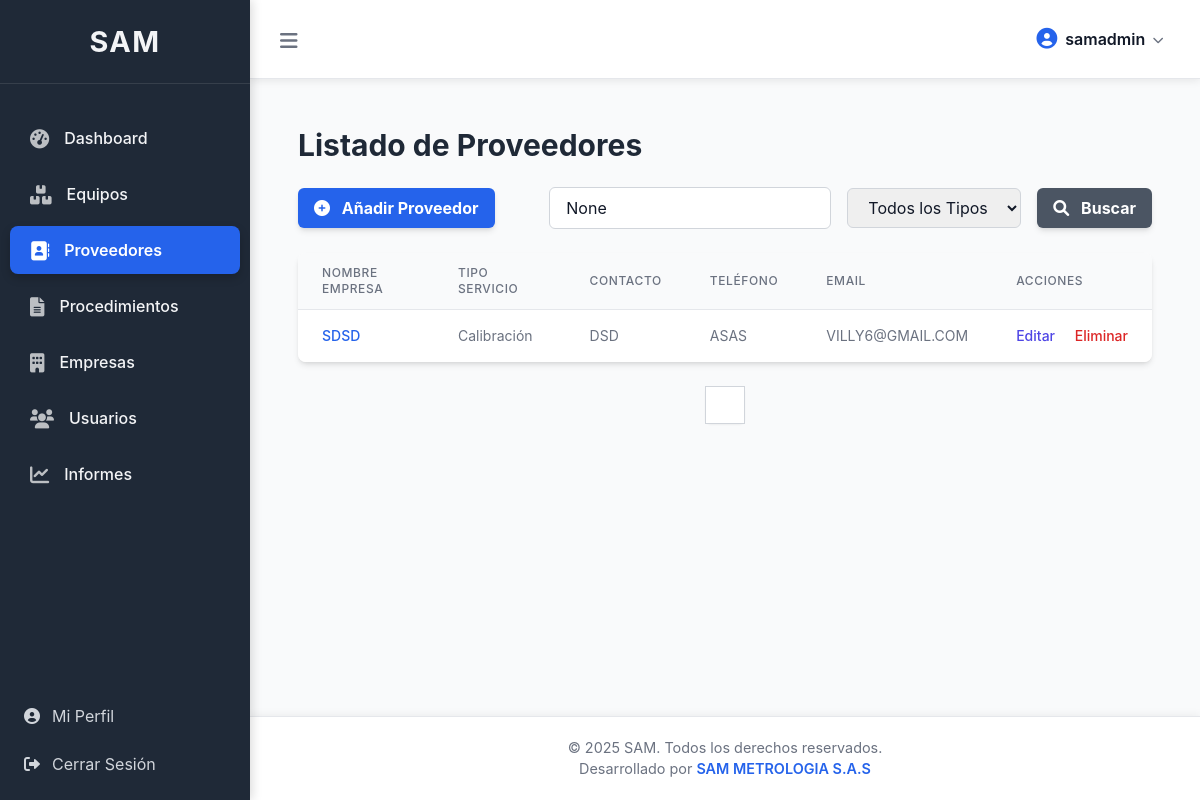
Page /core/proveedores/ (signed in) on the earlier database version.
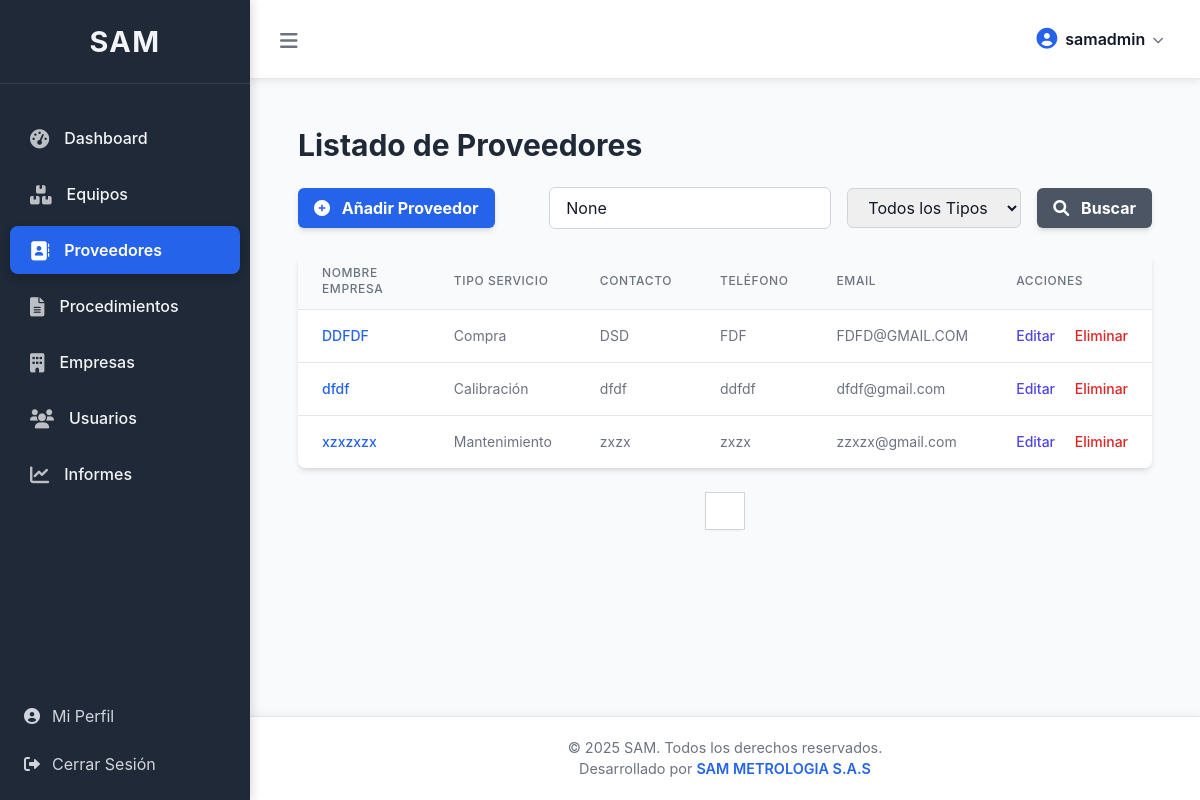
Same page on the later database version.
### core/models.py (models this page shows, shortened)
class Proveedor(models.Model): # <--- MODELO PROVEEDOR MOVIDO AQUÍ
    TIPO_SERVICIO_CHOICES = [
        ('Calibración', 'Calibración'),
        ('Mantenimiento', 'Mantenimiento'),
        ('Comprobación', 'Comprobación'),
        ('Compra', 'Compra'),
        ('Otro', 'Otro'),
    ]
    empresa = models.ForeignKey(Empresa, on_delete=models.CASCADE, related_name='proveedores', verbose_name="Empresa")
    tipo_servicio = models.CharField(max_length=50, choices=TIPO_SERVICIO_CHOICES, verbose_name="Tipo de Servicio")
    nombre_contacto = models.CharField(max_length=200, blank=True, null=True, verbose_name="Nombre de Contacto")
    numero_contacto = models.CharField(max_length=20, blank=True, null=True, verbose_name="Número de Contacto")
    nombre_empresa = models.CharField(max_length=200, verbose_name="Nombre de la Empresa")
    correo_electronico = models.EmailField(blank=True, null=True, verbose_name="Correo Electrónico")
    pagina_web = models.URLField(blank=True, null=True, verbose_name="Página Web")
    alcance = models.TextField(blank=True, null=True, verbose_name="Alcance (áreas o magnitudes)")
    servicio_prestado = models.TextField(blank=True, null=True, verbose_name="Servicio Prestado")
    class Meta:
        verbose_name = "Proveedor"
        verbose_name_plural = "Proveedores"
        ordering = ['nombre_empresa']
        unique_together = ('nombre_empresa', 'empresa',) # La combinación nombre_empresa y empresa debe ser única
        permissions = [
            ("can_view_proveedor", "Can view proveedor"),
            ("can_add_proveedor", "Can add proveedor"),
            ("can_change_proveedor", "Can change proveedor"),
            ("can_delete_proveedor", "Can delete proveedor"),
        ]

### core/views.py (the view, shortened to what this page needs)
# urls.py: path('proveedores/', views.listar_proveedores, name='listar_proveedores'),
@login_required
@permission_required('core.view_proveedor', raise_exception=True)
def listar_proveedores(request):
    query = request.GET.get('q')
    tipo_servicio_filter = request.GET.get('tipo_servicio')
    proveedores_list = Proveedor.objects.all().order_by('nombre_empresa')
    if not request.user.is_superuser:
        if request.user.empresa:
            proveedores_list = proveedores_list.filter(empresa=request.user.empresa)
        else:
            proveedores_list = Proveedor.objects.none() # Usuario normal sin empresa asignada
    if tipo_servicio_filter and tipo_servicio_filter != '':
        proveedores_list = proveedores_list.filter(tipo_servicio=tipo_servicio_filter)
    paginator = Paginator(proveedores_list, 10)
    page_number = request.GET.get('page')
    try:
        proveedores = paginator.page(page_number)
    except PageNotAnInteger:
        proveedores = paginator.page(1)
    except EmptyPage:
        proveedores = paginator.page(paginator.num_pages)
    tipo_servicio_choices = Proveedor.TIPO_SERVICIO_CHOICES
    context = {
        'proveedores': proveedores,
        'query': query,
        'tipo_servicio_choices': tipo_servicio_choices,
        'tipo_servicio_filter': tipo_servicio_filter,
        'titulo_pagina': 'Listado de Proveedores',
    }
    return render(request, 'core/listar_proveedores.html', context)

### core/templates/core/listar_proveedores.html (shortened to what the changed rows need)
{% extends 'base.html' %}
{% load static %}
{% block content %}
<div class="container mx-auto p-4">
    <h1 class="text-3xl font-bold text-gray-800 mb-6">{{ titulo_pagina }}</h1>
    {% if proveedores %}
        <div class="overflow-x-auto bg-white rounded-lg shadow-md">
            <table class="min-w-full divide-y divide-gray-200">
                <thead class="bg-gray-50">
                    <tr>
                        <th scope="col" class="px-6 py-3 text-left text-xs font-medium text-gray-500 uppercase tracking-wider">Nombre Empresa</th>
                        <th scope="col" class="px-6 py-3 text-left text-xs font-medium text-gray-500 uppercase tracking-wider">Tipo Servicio</th>
                        <th scope="col" class="px-6 py-3 text-left text-xs font-medium text-gray-500 uppercase tracking-wider">Contacto</th>
                        <th scope="col" class="px-6 py-3 text-left text-xs font-medium text-gray-500 uppercase tracking-wider">Teléfono</th>
                        <th scope="col" class="px-6 py-3 text-left text-xs font-medium text-gray-500 uppercase tracking-wider">Email</th>
                        <th scope="col" class="px-6 py-3 text-left text-xs font-medium text-gray-500 uppercase tracking-wider">Acciones</th>
                    </tr>
                </thead>
                <tbody class="bg-white divide-y divide-gray-200">
                    {% for proveedor in proveedores %}
                    <tr>
                        <td class="px-6 py-4 whitespace-nowrap text-sm font-medium text-gray-900">
                            <a href="{% url 'core:detalle_proveedor' pk=proveedor.pk %}" class="text-blue-600 hover:text-blue-900">
                                {{ proveedor.nombre_empresa }}
                            </a>
                        </td>
                        <td class="px-6 py-4 whitespace-nowrap text-sm text-gray-500">{{ proveedor.get_tipo_servicio_display }}</td>
                        <td class="px-6 py-4 whitespace-nowrap text-sm text-gray-500">{{ proveedor.nombre_contacto|default:"N/A" }}</td>
                        <td class="px-6 py-4 whitespace-nowrap text-sm text-gray-500">{{ proveedor.numero_contacto|default:"N/A" }}</td>
                        <td class="px-6 py-4 whitespace-nowrap text-sm text-gray-500">{{ proveedor.correo_electronico|default:"N/A" }}</td>
                        <td class="px-6 py-4 whitespace-nowrap text-sm font-medium">
                            <a href="{% url 'core:editar_proveedor' pk=proveedor.pk %}" class="text-indigo-600 hover:text-indigo-900 mr-4">Editar</a>
                            <button onclick="confirmDelete('{% url 'core:eliminar_proveedor' pk=proveedor.pk %}', 'proveedor')" class="text-red-600 hover:text-red-900">Eliminar</button>
                        </td>
                    </tr>
                    {% endfor %}
                </tbody>
            </table>
        </div>
    {% else %}
        <p class="text-gray-600 text-lg text-center mt-8">No se encontraron proveedores.</p>
    {% endif %}
</div>
{% endblock content %}

Differences in the rows shown:
removed Proveedor: nombre_empresa "SDSD", tipo_servicio "Calibración", nombre_contacto "DSD", numero_contacto "ASAS", correo_electronico "VILLY6@GMAIL.COM"
added Proveedor: nombre_empresa "DDFDF", tipo_servicio "Compra", nombre_contacto "DSD", numero_contacto "FDF", correo_electronico "FDFD@GMAIL.COM"
added Proveedor: nombre_empresa "dfdf", tipo_servicio "Calibración", nombre_contacto "dfdf", numero_contacto "ddfdf", correo_electronico "dfdf@gmail.com"
added Proveedor: nombre_empresa "xzxzxzx", tipo_servicio "Mantenimiento", nombre_contacto "zxzx", numero_contacto "zxzx", correo_electronico "zzxzx@gmail.com"
